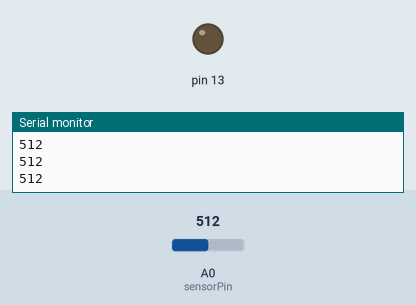
Bench run of a sketch on a simulated Arduino Uno, built with avr-gcc and run on an emulated ATmega328P. Parts: output pins drawn as LEDs (lit = HIGH), the last lines printed to the serial monitor. Inputs (shaded band) come from the test bench; at power-on: A0 (sensorPin) = 512.

Above: at 1.2 s.
1.3 s: A0 (sensorPin) set to 492
At 2.0 s:
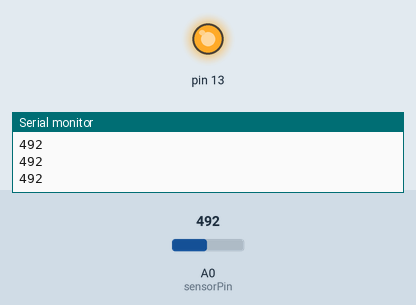
2.8 s: A0 (sensorPin) set to 510
At 3.3 s:
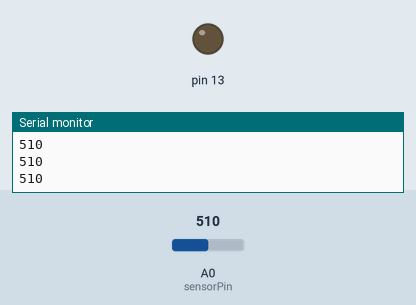
4.3 s: A0 (sensorPin) set to 490
At 5.5 s:
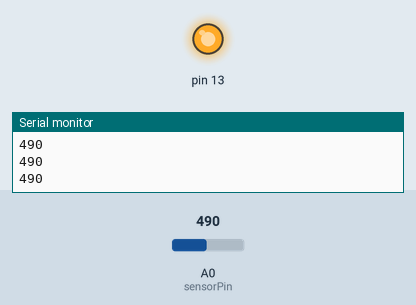
Timing chart, 0 to 7.3 s (numbered marks = the images above; inputs shaded):
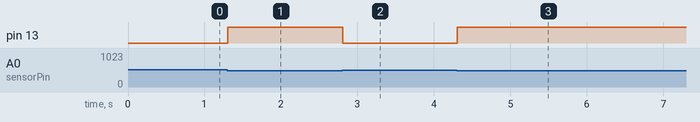

Measured:
- the behaviour switches between 500 and 499 on A0 (sensorPin) (found by bisection; images 0 and 1)
- after the input at 1.3 s, pin 13: LOW → HIGH at once
- after the input at 2.8 s, pin 13: HIGH → LOW at once
- after the input at 4.3 s, pin 13: LOW → HIGH at once

The sketch:

3.LightSensor.ino
```cpp
// Program to implement LDR sensor
int sensorPin = A0;
unsigned int sensorValue = 0;
int threshold = 500;

void setup(){
  pinMode(13,OUTPUT);
  Serial.begin(9600);
}

void loop(){
  sensorValue = analogRead(sensorPin);
  Serial.println(sensorValue);
  if(sensorValue < threshold)
  digitalWrite(13, HIGH);
  else
  digitalWrite(13, LOW);
}
```
